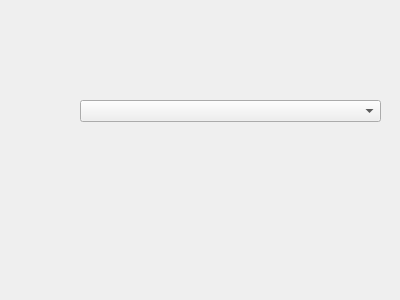
<?xml version="1.0" encoding="UTF-8"?>
<ui version="4.0">
 <class>Form</class>
 <widget class="QWidget" name="Form">
  <property name="geometry">
   <rect>
    <x>0</x>
    <y>0</y>
    <width>400</width>
    <height>300</height>
   </rect>
  </property>
  <property name="windowTitle">
   <string>Form</string>
  </property>
  <widget class="QComboBox" name="comboBox">
   <property name="geometry">
    <rect>
     <x>80</x>
     <y>100</y>
     <width>301</width>
     <height>22</height>
    </rect>
   </property>
  </widget>
 </widget>
 <resources/>
 <connections/>
</ui>
